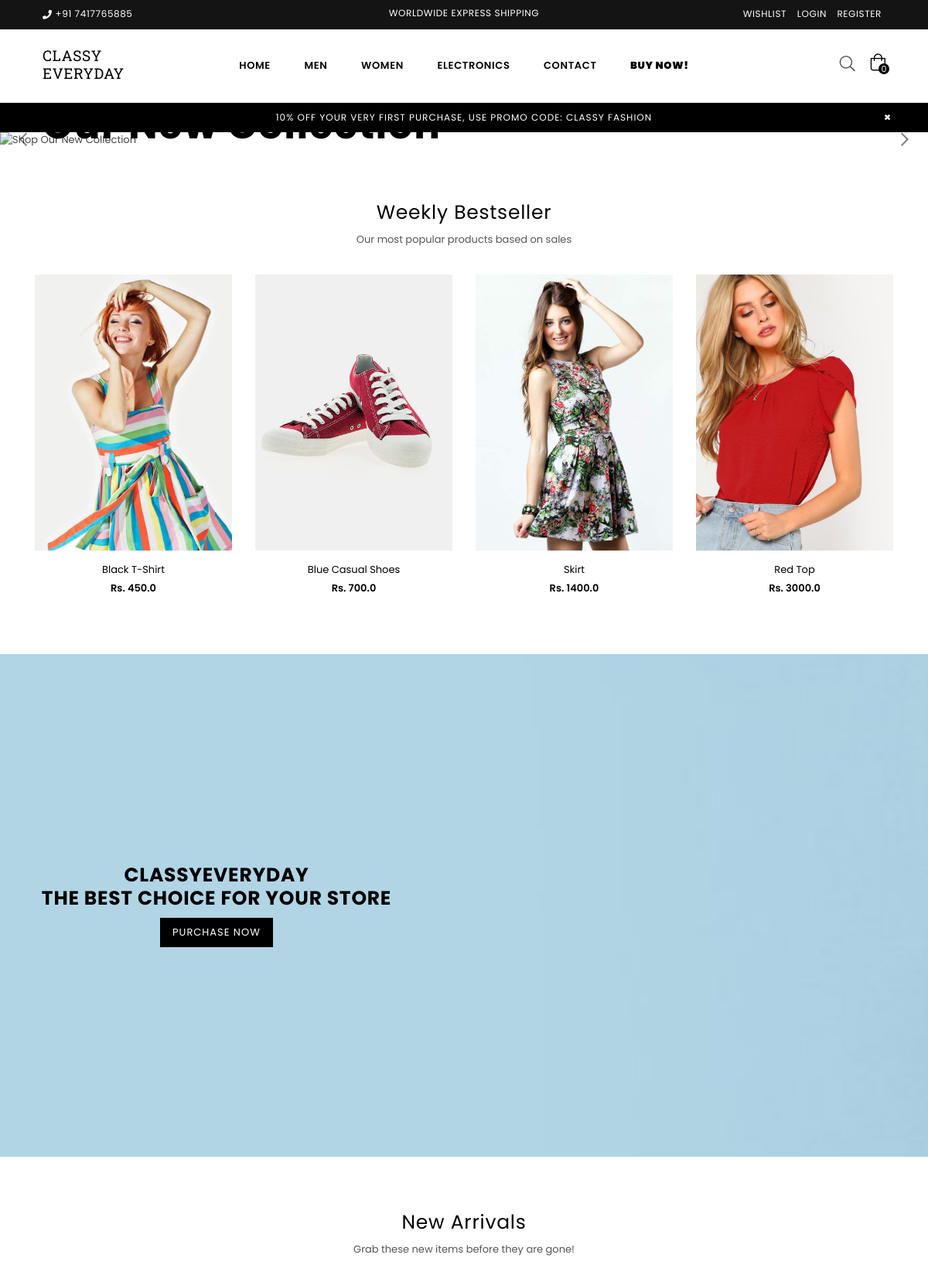
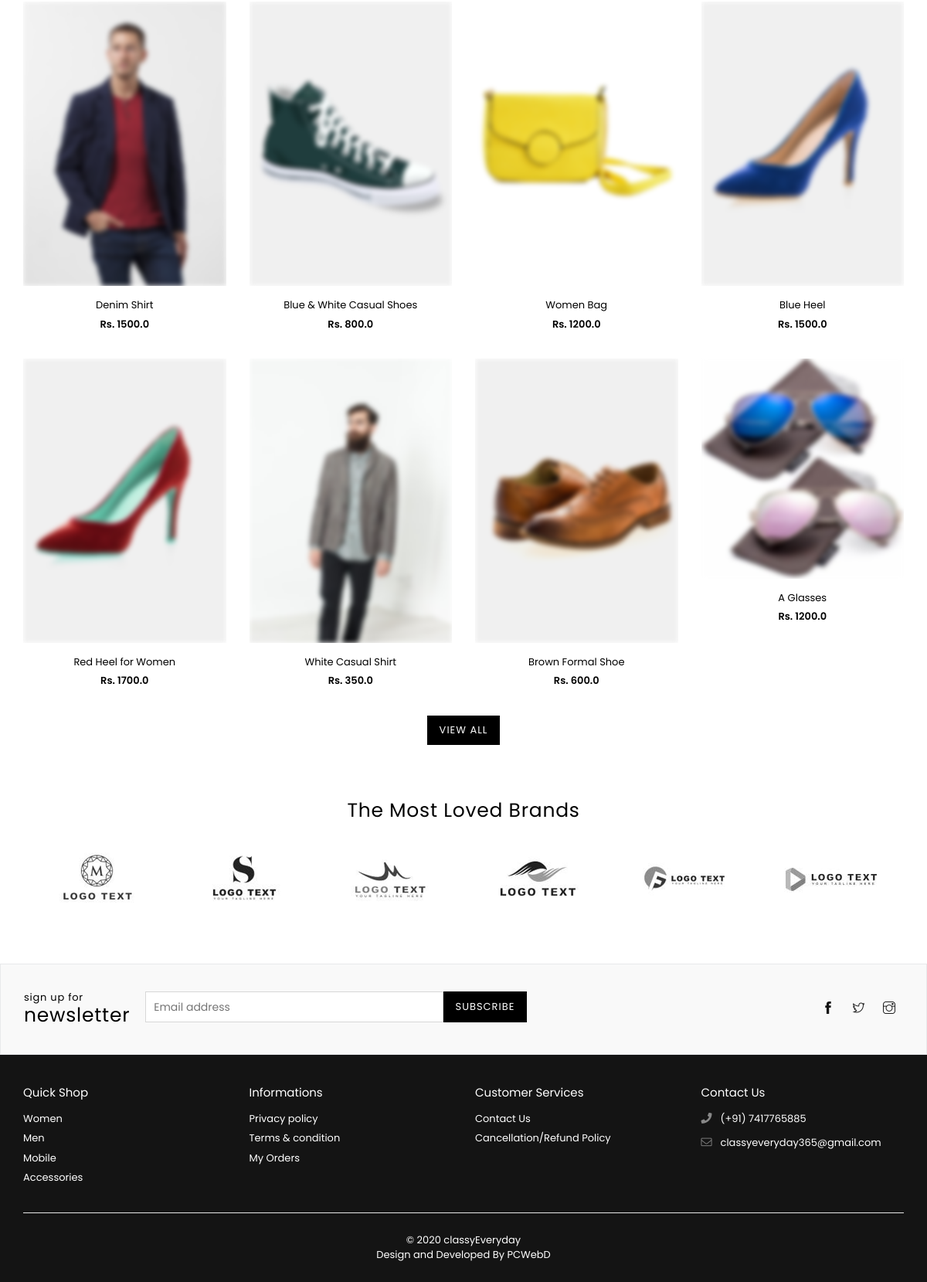
Page /classyeveryday/ on the committed database (2 pictures, top to bottom).
### classyeveryday/models.py (models this page shows, shortened)
class Item(models.Model):
    title=models.CharField(max_length=50)
    price=models.FloatField()
    discount_price=models.FloatField()
    category=models.CharField(choices=CATEGORY_CHOICES, max_length=3)
    subcategory=models.CharField(choices=SUBCATEGORY_CHOICES,max_length=3)
    label=models.CharField(choices=LABEL_CHOICES, max_length=1,default='N')
    slug=models.SlugField()
    stock=models.CharField(choices=STOCK,max_length=10,default='IN')
    productimage=models.FileField()
    description=models.TextField()
    product_for=models.CharField(choices=GENDER_CHOICES, max_length=2,blank=True ,null=True)
    def get_absolute_url(self):
        return reverse("classyeveryday:productDetail", kwargs={
            'slug':self.slug
        })
    def get_add_to_cart_url(self):
        return reverse("classyeveryday:add-to-cart", kwargs={
            'slug':self.slug
        })
    def get_add_to_wishlist_url(self):
        return reverse("classyeveryday:add-to-wishlist", kwargs={
            'slug':self.slug
        })

### classyeveryday/views.py (the view)
# urls.py: path('',views.HomeView.as_view(),name='home'),
class HomeView(ListView):
    model=Item
    template_name='classyeveryday/index.html'
    def get(self,request):
        newitem=Item.objects.filter(label='N')
        weekitem=Item.objects.filter(label='W')
        if request.user.is_authenticated:
            try:
                order = Order.objects.get(user=self.request.user, ordered=False)
                print(order.order_amount)
                context = {
                    'newArrival': newitem,
                    'weekBest': weekitem,
                    'object': order
                }
                return render(request, 'classyeveryday/index.html', context)
            except ObjectDoesNotExist:
                context = {
                    'newArrival': newitem,
                    'weekBest': weekitem,
                }
                return render(request, 'classyeveryday/index.html', context)
        else:
            context = {
                'newArrival': newitem,
                'weekBest': weekitem,
            }
            return render(request, 'classyeveryday/index.html', context)

### classyeveryday/templates/classyeveryday/index.html (shortened to what this page needs)
{% extends "classyeveryday/basetemp.html" %}
{% block content%}
   {% load static %}
	<div class="notification-bar mobilehide">
    	<a href="#" class="notification-bar__message">10% off your very first purchase, use promo code: Classy fashion</a>
        <span class="close-announcement">×</span>
    </div>
    <div id="page-content">
    	<div class="slideshow slideshow-wrapper pb-section">
        	<div class="home-slideshow">
            	<div class="slide">
                	<div class="blur-up lazyload">
                        <img class="blur-up lazyload" data-src="{% static 'images/slideshow-banners/slide-00.jpg'%}" src="{% static 'images/slideshow-banners/home2-default-banner1.jpg'%}" alt="Shop Our New Collection" title="Shop Our New Collection" />
                        <div class="slideshow__text-wrap slideshow__overlay classic middle">
                            <div class="slideshow__text-content middle">
                            	<div class="container">
                                    <div class="wrap-caption left">
                                        <h2 class="h1 mega-title slideshow__title" id="slideshow_title">Our New Collection</h2>
                                    </div>
                                </div>
                            </div>
                        </div>
                    </div>
                </div>
            </div>
        </div>
        <div class="section">
        	<div class="container">
            	<div class="row">
                	<div class="col-12 col-sm-12 col-md-12 col-lg-12">
                        <div class="section-header text-center">
                            <h2 class="h2">Weekly Bestseller</h2>
                            <p>Our most popular products based on sales</p>
                        </div>
						<div class="productSlider grid-products">
                             {% for item in weekBest %}
                                <div class="col-12 item">
                                    <div class="product-image">
                                <a href="{{item.get_absolute_url}}" class="grid-view-item__link">
                                    <img class="primary blur-up lazyload" data-src="{{item.productimage.url}}" src="{{item.productimage.url}}" alt="image" title="product" >
                                </a>
                            </div>
                                    <div class="product-details text-center">
                                    <div class="product-name">
                                        <a href="{{item.get_absolute_url}}">{{item.title}}</a>
                                    </div>
                                    <div class="product-price">
                                        <span class="price">Rs. {{item.discount_price}}</span>
                                    </div>
                                </div>
                                </div>
                            {%endfor%}
                        </div>
                    </div>
            	</div>
            </div>
        </div>
        <div class="section">
            <div class="hero hero--large hero__overlay bg-size">
                <div class="hero__inner">
                    <div class="container">
                        <div class="wrap-text left text-small font-bold">
                            <h2 class="h2 mega-title" id="mega_title">ClassyEveryday <br> The best choice for your store</h2>
                            <a href="{%url 'classyeveryday:products'%}?gen=W" class="btn" id="mega_btn">Purchase Now</a>
                        </div>
                    </div>
                </div>
            </div>
        </div>
        <div class="product-rows section">
        	<div class="container">
            	<div class="row">
                	<div class="col-12 col-sm-12 col-md-12 col-lg-12">
        				<div class="section-header text-center">
                            <h2 class="h2">New Arrivals</h2>
                            <p>Grab these new items before they are gone!</p>
                        </div>
            		</div>
                </div>
	            <div class="grid-products">
                	<div class="row">
                        {% for item in newArrival %}
                        <div class="col-md-3 col-sm-2 item">
                            <div class="product-image">
                                <a href="{{item.get_absolute_url}}" class="grid-view-item__link">
                                    <img class="primary blur-up lazyload" data-src="{{item.productimage.url}}" src="{{item.productimage.url}}" alt="image" title="product" >
                                </a>
                            </div>
                            <div class="product-details text-center">
                                <div class="product-name">
                                    <a href="{{item.get_absolute_url}}">{{item.title}}</a>
                                </div>
                                <div class="product-price">
                                    <span class="price">Rs. {{item.discount_price}}</span>
                                </div>
                            </div>
                        </div>
                        {%endfor%}
                    </div>
                    <div class="row">
                    	<div class="col-12 col-sm-12 col-md-12 col-lg-12 text-center">
                        	<a href="{% url 'classyeveryday:allprod' %}" class="btn">View all</a>
                        </div>
                    </div>
                </div>
            </div>
        </div>
        <div class="section logo-section">
        	<div class="container">
            	<div class="row">
                	<div class="col-12 col-sm-12 col-md-12 col-lg-12">
                    	<div class="section-header text-center">
                        	<h2 class="h2">The Most Loved Brands</h2>
                    	</div>
                		<div class="logo-bar">
                            <div class="logo-bar__item">
                                <img src="{% static 'images/logo/brandlogo1.png'%}" alt="" title="" />
                            </div>
                            <div class="logo-bar__item">
                                <img src="{% static 'images/logo/brandlogo2.png'%}" alt="" title="" />
                            </div>
                            <div class="logo-bar__item">
                                <img src="{% static 'images/logo/brandlogo3.png'%}" alt="" title="" />
                            </div>
                            <div class="logo-bar__item">
                                <img src="{% static 'images/logo/brandlogo4.png'%}" alt="" title="" />
                            </div>
                            <div class="logo-bar__item">
                                <img src="{% static 'images/logo/brandlogo5.png'%}" alt="" title="" />
                            </div>
                            <div class="logo-bar__item">
                                <img src="{% static 'images/logo/brandlogo6.png'%}" alt="" title="" />
                            </div>
               			 </div>
                	</div>
                </div>
            </div>
        </div>
    </div>
{% endblock%}

### rows in the picture
Item: productimage (picture), title "Black T-Shirt", discount_price "450.0"
Item: productimage (picture), title "Blue Casual Shoes", discount_price "700.0"
Item: productimage (picture), title "Skirt", discount_price "1400.0"
Item: productimage (picture), title "Red Top", discount_price "3000.0"
Item: productimage (picture), title "Denim Shirt", discount_price "1500.0"
Item: productimage (picture), title "Blue & White Casual Shoes", discount_price "800.0"
Item: productimage (picture), title "Women Bag", discount_price "1200.0"
Item: productimage (picture), title "Blue Heel", discount_price "1500.0"
Item: productimage (picture), title "Red Heel for Women", discount_price "1700.0"
Item: productimage (picture), title "White Casual Shirt", discount_price "350.0"
Item: productimage (picture), title "Brown Formal Shoe", discount_price "600.0"
Item: productimage (picture), title "A Glasses", discount_price "1200.0"

### other values in the picture
{{ request.user|cart_item_count }} "0"
